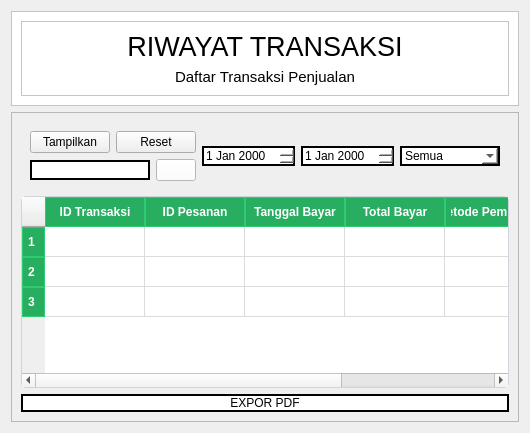
         <widget class="QWidget" name="Transaksi">
          <layout class="QVBoxLayout" name="verticalLayout_26">
           <item>
            <widget class="QFrame" name="frame_21">
             <property name="styleSheet">
              <string notr="true">background-color: rgb(255, 255, 255);</string>
             </property>
             <property name="frameShape">
              <enum>QFrame::Shape::StyledPanel</enum>
             </property>
             <property name="frameShadow">
              <enum>QFrame::Shadow::Raised</enum>
             </property>
             <layout class="QVBoxLayout" name="verticalLayout_24">
              <item>
               <widget class="QFrame" name="frame_22">
                <property name="styleSheet">
                 <string notr="true">background-color: rgb(255, 255, 255);</string>
                </property>
                <property name="frameShape">
                 <enum>QFrame::Shape::StyledPanel</enum>
                </property>
                <property name="frameShadow">
                 <enum>QFrame::Shadow::Raised</enum>
                </property>
                <layout class="QVBoxLayout" name="verticalLayout_25">
                 <item>
                  <widget class="QLabel" name="Judul_Transaksi">
                   <property name="font">
                    <font>
                     <pointsize>20</pointsize>
                    </font>
                   </property>
                   <property name="styleSheet">
                    <string notr="true">background-color: rgb(255, 255, 255);</string>
                   </property>
                   <property name="text">
                    <string>RIWAYAT TRANSAKSI</string>
                   </property>
                   <property name="alignment">
                    <set>Qt::AlignmentFlag::AlignCenter</set>
                   </property>
                  </widget>
                 </item>
                 <item>
                  <widget class="QLabel" name="subjudul_Transaksi">
                   <property name="font">
                    <font>
                     <pointsize>11</pointsize>
                    </font>
                   </property>
                   <property name="styleSheet">
                    <string notr="true">background-color: rgb(255, 255, 255);</string>
                   </property>
                   <property name="text">
                    <string>Daftar Transaksi Penjualan</string>
                   </property>
                   <property name="alignment">
                    <set>Qt::AlignmentFlag::AlignCenter</set>
                   </property>
                  </widget>
                 </item>
                </layout>
               </widget>
              </item>
             </layout>
            </widget>
           </item>
           <item>
            <widget class="QFrame" name="frame_20">
             <property name="frameShape">
              <enum>QFrame::Shape::StyledPanel</enum>
             </property>
             <property name="frameShadow">
              <enum>QFrame::Shadow::Raised</enum>
             </property>
             <layout class="QVBoxLayout" name="verticalLayout_16">
              <item>
               <widget class="QWidget" name="widget_9" native="true">
                <property name="minimumSize">
                 <size>
                  <width>350</width>
                  <height>0</height>
                 </size>
                </property>
                <property name="styleSheet">
                 <string notr="true">QPushButton:Checked {
	background-color: white; 
	font-weight: bold;
}</string>
                </property>
                <layout class="QGridLayout" name="gridLayout_6">
                 <item row="0" column="0">
                  <layout class="QHBoxLayout" name="horizontalLayout_11">
                   <item>
                    <widget class="QPushButton" name="btnFilterTransaksi">
                     <property name="text">
                      <string>Tampilkan</string>
                     </property>
                    </widget>
                   </item>
                   <item>
                    <widget class="QPushButton" name="btnResetFilterTransaksi">
                     <property name="text">
                      <string>Reset</string>
                     </property>
                    </widget>
                   </item>
                  </layout>
                 </item>
                 <item row="0" column="1" rowspan="2">
                  <layout class="QHBoxLayout" name="horizontalLayout_18">
                   <item>
                    <widget class="QDateEdit" name="dateFromTransaksi">
                     <property name="styleSheet">
                      <string notr="true">background-color: rgb(255, 255, 255);
border: 2px solid black;</string>
                     </property>
                    </widget>
                   </item>
                   <item>
                    <widget class="QDateEdit" name="dateToTransaksi">
                     <property name="styleSheet">
                      <string notr="true">background-color: rgb(255, 255, 255);
border: 2px solid black;</string>
                     </property>
                    </widget>
                   </item>
                   <item>
                    <widget class="QComboBox" name="cmbMetodeTransaksi">
                     <property name="minimumSize">
                      <size>
                       <width>100</width>
                       <height>0</height>
                      </size>
                     </property>
                     <property name="maximumSize">
                      <size>
                       <width>30</width>
                       <height>16777215</height>
                      </size>
                     </property>
                     <property name="styleSheet">
                      <string notr="true">QComboBox {
	selection-background-color: rgb(0, 85, 255);
	background-color: white;
	border: 2px solid black;
}</string>
                     </property>
                     <property name="editable">
                      <bool>false</bool>
                     </property>
                     <item>
                      <property name="text">
                       <string>Semua</string>
                      </property>
                     </item>
                     <item>
                      <property name="text">
                       <string>Cash</string>
                      </property>
                     </item>
                     <item>
                      <property name="text">
                       <string>Transfer</string>
                      </property>
                     </item>
                    </widget>
                   </item>
                  </layout>
                 </item>
                 <item row="1" column="0">
                  <layout class="QHBoxLayout" name="horizontalLayout_19">
                   <item>
                    <widget class="QLineEdit" name="inputSearchTransaksi">
                     <property name="styleSheet">
                      <string notr="true">background-color: rgb(255, 255, 255);
border: 2px solid black;</string>
                     </property>
                    </widget>
                   </item>
                   <item>
                    <widget class="QPushButton" name="btnPencarianTransaksi">
                     <property name="styleSheet">
                      <string notr="true">background-color: rgb(255, 255, 255);</string>
                     </property>
                     <property name="text">
                      <string/>
                     </property>
                     <property name="icon">
                      <iconset resource="icon.qrc">
                       <normaloff>:/newPrefix/Icon/search-removebg-preview.png</normaloff>:/newPrefix/Icon/search-removebg-preview.png</iconset>
                     </property>
                    </widget>
                   </item>
                  </layout>
                 </item>
                </layout>
               </widget>
              </item>
              <item>
               <widget class="QTableWidget" name="TableTransaksi">
                <property name="styleSheet">
                 <string notr="true">/* Warna dasar tabel */
QTableWidget {
    background-color: #ffffff;
    alternate-background-color: #f9f9f9; /* Warna baris selang-seling */
    gridline-color: #dcdcdc;
    color: #333333;
    selection-background-color: #27ae60; /* Warna hijau saat baris diklik */
    selection-color: white;
}

/* Warna Header (Kolom Atas) */
QHeaderView::section {
    background-color: #27ae60; /* Hijau sesuai tema Toko Sayur Anda */
    color: white;
    padding: 5px;
    font-weight: bold;
    border: 1px solid #2ecc71;
}

/* Menghilangkan border kaku di sekeliling tabel */
QTableWidget {
    border: 1px solid #ced4da;
    border-radius: 5px;
}</string>
                </property>
                <property name="editTriggers">
                 <set>QAbstractItemView::EditTrigger::NoEditTriggers</set>
                </property>
                <property name="selectionMode">
                 <enum>QAbstractItemView::SelectionMode::SingleSelection</enum>
                </property>
                <property name="selectionBehavior">
                 <enum>QAbstractItemView::SelectionBehavior::SelectRows</enum>
                </property>
                <attribute name="horizontalHeaderStretchLastSection">
                 <bool>true</bool>
                </attribute>
                <row/>
                <row/>
                <row/>
                <column>
                 <property name="text">
                  <string>ID Transaksi</string>
                 </property>
                </column>
                <column>
                 <property name="text">
                  <string>ID Pesanan</string>
                 </property>
                </column>
                <column>
                 <property name="text">
                  <string>Tanggal Bayar</string>
                 </property>
                </column>
                <column>
                 <property name="text">
                  <string>Total Bayar</string>
                 </property>
                </column>
                <column>
                 <property name="text">
                  <string>Metode Pembayaran</string>
                 </property>
                </column>
                <column>
                 <property name="text">
                  <string>Aksi</string>
                 </property>
                </column>
               </widget>
              </item>
              <item>
               <widget class="QPushButton" name="btnPDF">
                <property name="styleSheet">
                 <string notr="true">background-color: rgb(255, 255, 255);
border: 2px solid black;</string>
                </property>
                <property name="text">
                 <string>EXPOR PDF</string>
                </property>
               </widget>
              </item>
             </layout>
            </widget>
           </item>
          </layout>
         </widget>
